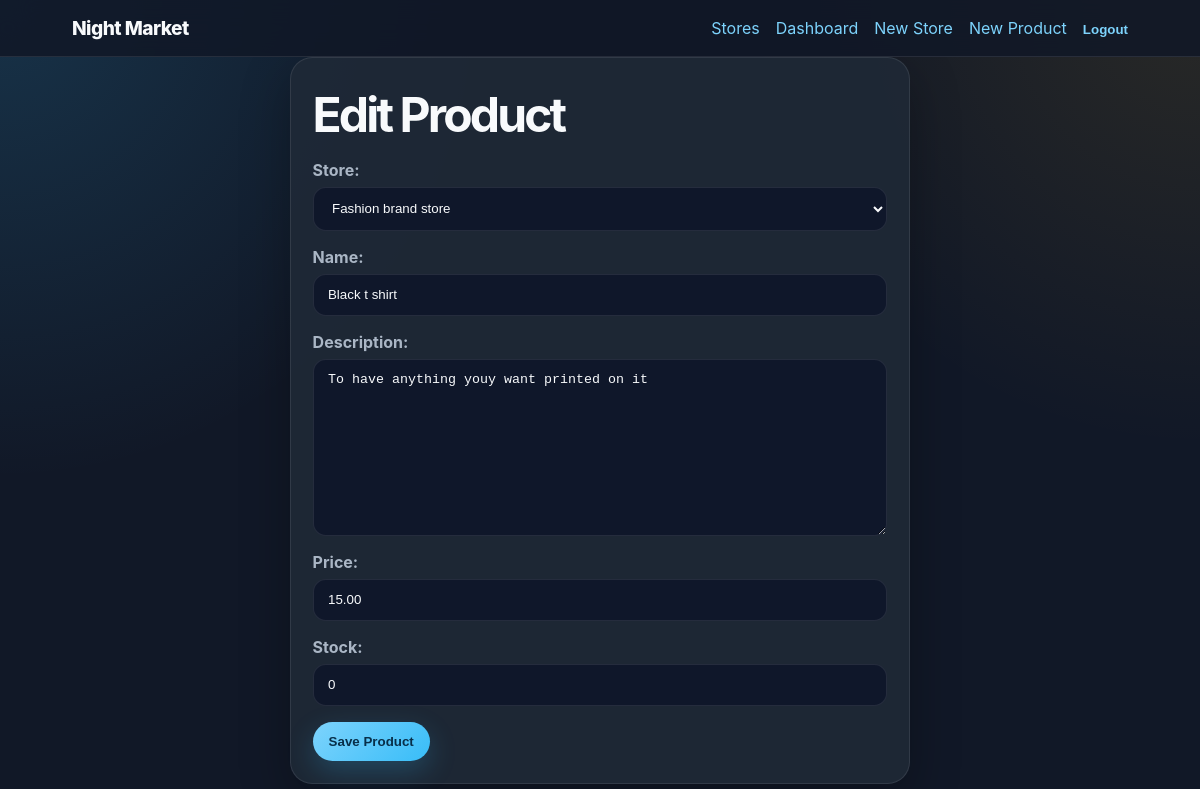
/products/7/edit/ (signed in), run on the app's committed database.
### shop/models.py (models this page shows, shortened)
class Product(models.Model):
    store = models.ForeignKey(Store, on_delete=models.CASCADE,
                              related_name='products')
    name = models.CharField(max_length=120)
    description = models.TextField(blank=True)
    price = models.DecimalField(max_digits=8, decimal_places=2)
    stock = models.PositiveIntegerField(default=0)
    created_at = models.DateTimeField(auto_now_add=True)
    class Meta:
        ordering = ['name']

class Store(models.Model):
    owner = models.ForeignKey(settings.AUTH_USER_MODEL,
                              on_delete=models.CASCADE, related_name='stores')
    name = models.CharField(max_length=120)
    description = models.TextField(blank=True)
    created_at = models.DateTimeField(auto_now_add=True)
    class Meta:
        ordering = ['name']
    def __str__(self):
        return f'{self.name}'

### shop/views.py (the view)
    def wrapper(request, *args, **kwargs):
        if not request.user.is_authenticated:
            return redirect('login')
        if not is_vendor(request.user):
            return HttpResponseForbidden('Only Vendors can access this page')
        return view_func(request, *args, **kwargs)

### shop/forms.py
class ProductForm(forms.ModelForm):
    class Meta:
        model = Product
        fields = [
            'store',
            'name',
            'description',
            'price',
            'stock'
        ]
    def __init__(self, *args, **kwargs):
        vendor = kwargs.pop('vendor', None)
        super().__init__(*args, **kwargs)
        if vendor is not None:
            self.fields['store'].queryset = Store.objects.filter(owner=vendor)

### shop/views.py (called while the page is built)
def get_user_role(user):
    if not user.is_authenticated:
        return None
    try:
        return user.userprofile.role
    except UserProfile.DoesNotExist:
        return None

def is_vendor(user):
    return get_user_role(user) == UserProfile.VENDOR

def vendor_required(view_func):
    def wrapper(request, *args, **kwargs):
        if not request.user.is_authenticated:
            return redirect('login')
        if not is_vendor(request.user):
            return HttpResponseForbidden('Only Vendors can access this page')
        return view_func(request, *args, **kwargs)
    return wrapper

### shop/templates/shop/product_form.html (shortened to what this page needs)
{% extends 'base.html' %}
{% block content %}
<section class="panel narrow">
    <h1>{{ title }}</h1>
    <form method="post" class="form-card">
        {{ form.as_p }}
        <button type="submit">Save Product</button>
    </form>
</section>
{% endblock %}

### shop/static/shop/style.css (style rules this page uses)
:root { --bg: #111827; --bg--soft: #182235; --panel: #1f2937; --panel--light: #263449; --text: #f8fafc; --muted: #aab6c5; --accent: #7dd3fc; --accent--strong: #38bdf8; --warm: #fbbf24; --danger: #fb7185; --danger--dark: #be123c; --border: rgba(255, 255, 255, 0.09); --shadow: 0 18px 50px rgba(0, 0, 0, 0.28); }
* { box-sizing: border-box; }
body { margin: 0; font-family: inter, ui-sans-serif, system-ui, -apple-system, BlinkMacSystemFont, "Segoe UI", sans-serif; background: radial-gradient(circle at top left, rgba(56, 189, 248, 0.16), transparent 30rem), radial-gradient(circle at top right, rgba(251, 191, 36, 0.10), transparent 28rem), var(--bg); color: var(--text); min-height: 100vh; }
.hero h1, .page-title h1, .panel h1 { margin-top: 0.35rem; margin-bottom: 0.75rem; font-size: clamp(2rem, 4vw, 4rem); letter-spacing: -0.06em; }
.card, .panel { background: rgba(31, 41, 55, 0.88); border: 1px solid var(--border); border-radius: 1.4rem; padding: 1.35rem; box-shadow: var(--shadow); }
.narrow { max-width: 620px; margin-inline: auto; }
.form-card p { display: grid; gap: 0.4rem; }
label { color: var(--muted); font-weight: 700; }
input, textarea, select { width: 100%; border: 1px solid var(--border); border-radius: 0.8rem; padding: 0.8rem 0.9rem; background: #0f172a; color: var(--text); outline: none; }
button, .button-link { display: inline-flex; align-items: center; justify-content: center; border: 0; border-radius: 999px; padding: 0.75rem 1rem; background: linear-gradient(135deg, var(--accent), var(--accent--strong)); color: #082f49; font-weight: 800; cursor: pointer; box-shadow: 0 10px 28px rgba(56, 189, 348, 0.22); }

### data on the page
Product: store "Fashion brand store", description "To have anything youy want printed on it", price "15.00", stock "0"
Store: name "Black t shirt"

### other printed values
{{ title }} "Edit Product"
